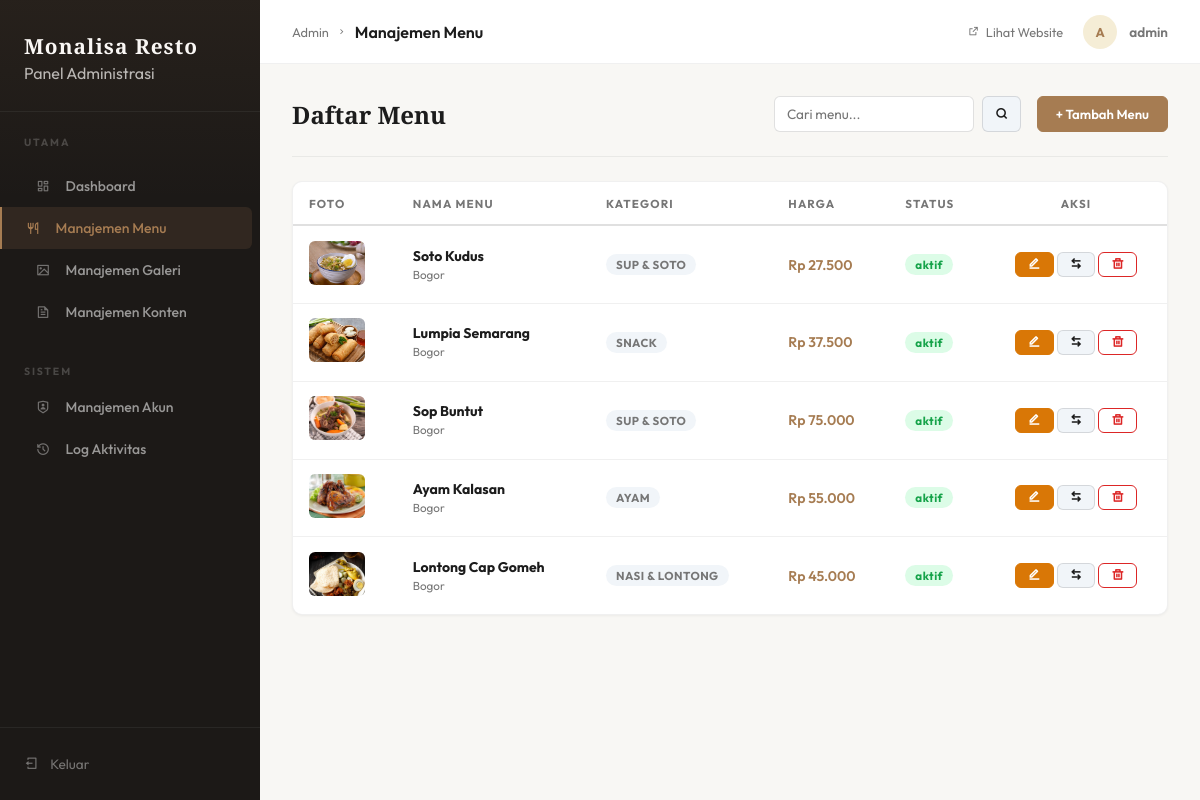
The app's page /admin/menu.php (signed in) with its own data.
### tables this page shows
CREATE TABLE `menu` (
  `id` int(11) NOT NULL AUTO_INCREMENT,
  `nama_menu` varchar(100) NOT NULL,
  `asal_daerah` varchar(100) NOT NULL,
  `deskripsi_singkat` text NOT NULL,
  `deskripsi_lengkap` longtext NOT NULL,
  `bahan_utama` text NOT NULL,
  `info_alergen` text DEFAULT NULL,
  `kategori` varchar(50) NOT NULL,
  `harga` decimal(10,2) NOT NULL,
  `foto_url` varchar(255) NOT NULL,
  `status` enum('aktif','nonaktif') DEFAULT 'aktif',
  `created_at` timestamp NOT NULL DEFAULT current_timestamp(),
  `updated_at` timestamp NOT NULL DEFAULT current_timestamp() ON UPDATE current_timestamp(),
  PRIMARY KEY (`id`)
);

### includes/functions.php (called while the page is built, shortened)
<?php
function escapeHtml($string) {
    return htmlspecialchars($string ?? '', ENT_QUOTES, 'UTF-8');
}
function format_rupiah($angka) {
    return "Rp " . number_format($angka, 0, ',', '.');
}
function get_image_url($path, $is_admin = false) {
    return ($is_admin ? '../' : '') . $path;
}
?>

### admin/menu.php (the view, shortened to what this page needs)
<?php
require_once '../includes/admin_header.php';
$aksi     = $_GET['aksi'] ?? 'list';
?>
<?php if ($aksi === 'list'): ?>
<div class="page-actions">
    <h2>Daftar Menu</h2>
    <div style="display: flex; gap: 1rem;">
        <form method="GET" style="display: flex; gap: 0.5rem;">
            <input type="text" name="q" class="form-control" placeholder="Cari menu..." value="<?= escapeHtml($_GET['q'] ?? '') ?>" style="padding: 6px 12px; font-size: 0.85rem; width: 200px;">
            <button type="submit" class="btn btn-secondary btn-sm"><i class="ri-search-line"></i></button>
        </form>
        <a href="menu.php?aksi=tambah" class="btn btn-primary">+ Tambah Menu</a>
    </div>
</div>
<div class="card" style="padding: 0; overflow: hidden;">
    <table>
        <thead>
            <tr>
                <th>Foto</th>
                <th>Nama Menu</th>
                <th>Kategori</th>
                <th>Harga</th>
                <th>Status</th>
                <th style="text-align: center;">Aksi</th>
            </tr>
        </thead>
        <tbody>
            <?php
            $search = $_GET['q'] ?? '';
            if ($search) {
                $stmt_list = $pdo->prepare("SELECT * FROM menu WHERE nama_menu LIKE ? OR kategori LIKE ? ORDER BY created_at DESC");
                $stmt_list->execute(["%$search%", "%$search%"]);
                $menus = $stmt_list->fetchAll();
            } else {
                $menus = $pdo->query("SELECT * FROM menu ORDER BY created_at DESC")->fetchAll();
            }
            foreach ($menus as $menu):
            ?>
            <tr>
                <td data-label="Foto">
                    <img src="<?= get_image_url($menu['foto_url'], true) ?>" alt="<?= escapeHtml($menu['nama_menu']) ?>"
                         style="width:56px; height:44px; object-fit:cover; border-radius: var(--radius-sm);"
                         onerror="this.src='https://via.placeholder.com/56x44?text=N/A'">
                </td>
                <td data-label="Nama Menu">
                    <strong style="font-size:0.875rem;"><?= escapeHtml($menu['nama_menu']) ?></strong><br>
                    <small style="color: var(--text-muted);"><?= escapeHtml($menu['asal_daerah']) ?></small>
                </td>
                <td data-label="Kategori"><span class="badge badge-secondary"><?= escapeHtml($menu['kategori']) ?></span></td>
                <td data-label="Harga" style="font-weight: 600; color: var(--primary);"><?= format_rupiah($menu['harga']) ?></td>
                <td data-label="Status">
                    <span class="badge <?= $menu['status'] === 'aktif' ? 'badge-success' : 'badge-secondary' ?>">
                        <?= escapeHtml($menu['status']) ?>
                    </span>
                </td>
                <td data-label="Aksi" style="text-align: center; white-space: nowrap;">
                    <a href="menu.php?aksi=edit&id=<?= $menu['id'] ?>" class="btn btn-warning btn-sm" title="Edit"><i class="ri-edit-line"></i></a>
                    <form method="POST" style="display:inline;" onsubmit="return confirm('Toggle status menu ini?')">
                        <button type="submit" class="btn btn-secondary btn-sm" title="Toggle Status"><i class="ri-arrow-left-right-line"></i></button>
                    </form>
                    <form method="POST" style="display:inline;" onsubmit="return confirm('Yakin hapus menu ini?')">
                        <button type="submit" class="btn btn-ghost-danger btn-sm" title="Hapus"><i class="ri-delete-bin-line"></i></button>
                    </form>
                </td>
            </tr>
            <?php endforeach; ?>
        </tbody>
    </table>
</div>
<?php endif; ?>
<?php require_once '../includes/admin_footer.php'; ?>

### includes/admin_header.php (style rules this page uses)
:root { --primary: #A67C52; --primary-dark: #8B6543; --primary-pale: #F5EDD6; --sidebar-bg: #1C1917; --sidebar-hover: rgba(255,255,255,0.06); --sidebar-active: rgba(166,124,82,0.15); --sidebar-width: 260px; --bg: #F8F7F4; --surface: #FFFFFF; --text: #1C1C1C; --text-muted: #767676; --border: rgba(0,0,0,0.06); --border-mid: rgba(0,0,0,0.12); --success: #16A34A; --success-pale: #DCFCE7; --danger: #DC2626; --danger-pale: #FEE2E2; --warning: #D97706; --warning-pale: #FEF3C7; --radius-xs: 2px; --radius-sm: 6px; --radius: 10px; --radius-lg: 16px; --shadow-xs: 0 1px 3px rgba(0,0,0,0.05); --shadow-sm: 0 4px 12px rgba(0,0,0,0.06); --shadow: 0 8px 24px rgba(0,0,0,0.08); --transition: 0.2s ease; }
*, *::before, *::after { box-sizing: border-box; margin: 0; padding: 0; }
body { font-family: 'Outfit', sans-serif; background: var(--bg); color: var(--text); display: flex; min-height: 100vh; -webkit-font-smoothing: antialiased; }
a { text-decoration: none; color: inherit; }
.page-actions { display: flex; justify-content: space-between; align-items: center; margin-bottom: 1.5rem; padding-bottom: 1.5rem; border-bottom: 1px solid var(--border); }
.page-actions h2 { font-family: 'Cormorant Garamond', serif; font-size: 1.5rem; color: var(--text); }
.card { background: var(--surface); border-radius: var(--radius); box-shadow: var(--shadow-xs); border: 1px solid var(--border); padding: 1.75rem; margin-bottom: 1.5rem; transition: box-shadow var(--transition); }
.btn { display: inline-flex; align-items: center; gap: 0.4rem; padding: 9px 18px; border-radius: var(--radius-sm); font-size: 0.82rem; font-weight: 600; cursor: pointer; border: 1px solid transparent; transition: all var(--transition); white-space: nowrap; font-family: 'Outfit', sans-serif; }
.btn-primary { background: var(--primary); color: #fff; border-color: var(--primary); }
.btn-warning { background: var(--warning); color: #fff; border-color: var(--warning); }
.btn-secondary { background: #F1F5F9; color: var(--text); border-color: var(--border-mid); }
.btn-ghost-danger { background: transparent; color: var(--danger); border-color: var(--danger); }
.btn-sm { padding: 5px 12px; font-size: 0.77rem; }
table { width: 100%; border-collapse: collapse; }
table thead tr { border-bottom: 2px solid var(--border-mid); }
table th { padding: 0.85rem 1rem; text-align: left; font-size: 0.72rem; font-weight: 700; letter-spacing: 0.1em; text-transform: uppercase; color: var(--text-muted); }
table td { padding: 0.9rem 1rem; border-bottom: 1px solid var(--border); font-size: 0.875rem; vertical-align: middle; color: var(--text); }
table tbody tr:last-child td { border-bottom: none; }
.form-control { width: 100%; padding: 10px 14px; border: 1px solid var(--border-mid); border-radius: var(--radius-sm); font-family: 'Outfit', sans-serif; font-size: 0.9rem; color: var(--text); background: var(--surface); transition: border-color var(--transition), box-shadow var(--transition); }
.badge { display: inline-flex; align-items: center; padding: 3px 10px; border-radius: 50px; font-size: 0.72rem; font-weight: 700; letter-spacing: 0.04em; }
.badge-success { background: var(--success-pale); color: var(--success); }
.badge-secondary { background: #F1F5F9; color: var(--text-muted); }

### records on screen
menu: foto_url (picture), nama_menu "Soto Kudus", asal_daerah "Bogor", kategori "SUP & SOTO", harga "Rp 27.500", status "aktif"
menu: foto_url (picture), nama_menu "Lumpia Semarang", asal_daerah "Bogor", kategori "SNACK", harga "Rp 37.500", status "aktif"
menu: foto_url (picture), nama_menu "Sop Buntut", asal_daerah "Bogor", kategori "SUP & SOTO", harga "Rp 75.000", status "aktif"
menu: foto_url (picture), nama_menu "Ayam Kalasan", asal_daerah "Bogor", kategori "AYAM", harga "Rp 55.000", status "aktif"
menu: foto_url (picture), nama_menu "Lontong Cap Gomeh", asal_daerah "Bogor", kategori "NASI & LONTONG", harga "Rp 45.000", status "aktif"

### other values on screen
escapeHtml($page_title) "Manajemen Menu"
substr($_SESSION['admin_user'] ?? 'A', 0, 1) "A"
escapeHtml($_SESSION['admin_user'] ?? '') "admin"
